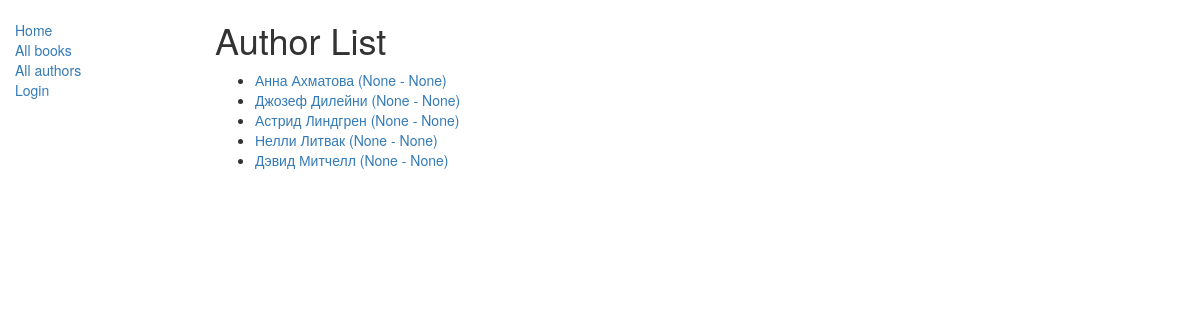
The app's page /catalog/authors/, older data.
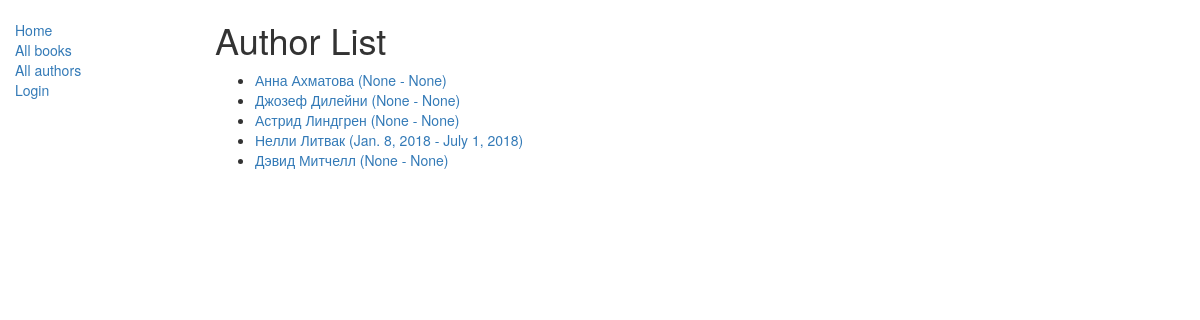
The same page, newer data.
### catalog/models.py (models this page shows, shortened)
class Author(models.Model):
    first_name = models.CharField(max_length=100)
    last_name = models.CharField(max_length=100)
    date_of_birth = models.DateField(null=True, blank=True)
    date_of_death = models.DateField('Died', null=True, blank=True)
    def get_absolute_url(self):
        return reverse('author-detail', args=[str(self.id)])
    class Meta:
        ordering = ['last_name']

### catalog/views.py (the view)
class AuthorListView(generic.ListView):
    model = Author
    paginate_by = 10

### catalog/templates/catalog/author_list.html
{% extends "base_generic.html" %}
{% block content %}
    <h1>Author List</h1>
    {% if author_list %}
        <ul>
        {% for author in author_list %}
            <li>
            <a href="{{ author.get_absolute_url }}">
                {{ author.first_name }} {{ author.last_name }} ({{ author.date_of_birth }} - {{ author.date_of_death }})
            </a>
            </li>
        {% endfor %}
    </ul>
    {% else %}
        <p>There are no authors in the library.</p>
    {% endif %}
{% endblock %}

Row changes from the older to the newer data that the page shows:
changed Author "Нелли": date_of_birth "None" → "Jan. 8, 2018"; date_of_death "None" → "July 1, 2018"
